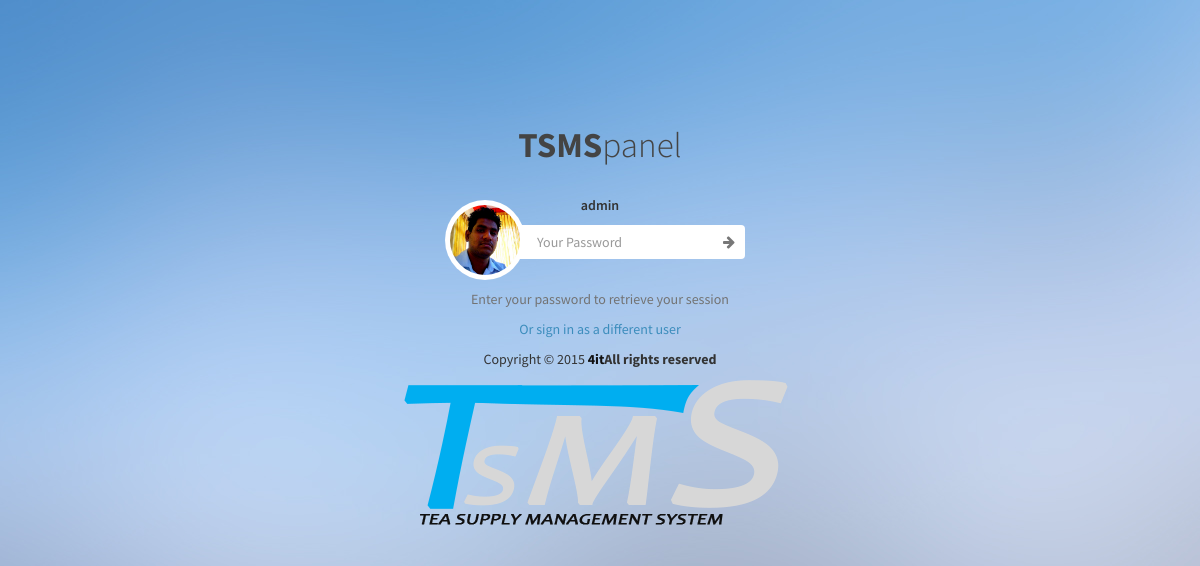
The app's page /lockscreen.php (signed in) with its own data.
### tables this page shows
CREATE TABLE IF NOT EXISTS `users` (
  `id` int(11) NOT NULL AUTO_INCREMENT,
  `username` varchar(20) NOT NULL,
  `password` varchar(64) NOT NULL,
  `salt` varchar(32) NOT NULL,
  `email` varchar(25) NOT NULL,
  `name` varchar(50) NOT NULL,
  `nic` varchar(10) NOT NULL,
  `joined` datetime NOT NULL,
  `gender` varchar(10) NOT NULL,
  `phone` int(11) NOT NULL,
  `groups` int(11) NOT NULL,
  `user_approved` text NOT NULL,
  `progressbar` int(3) NOT NULL,
  `image` varchar(30) NOT NULL,
  PRIMARY KEY (`id`),
  UNIQUE KEY `id` (`id`)
);

### classes/Config.php (called while the page is built)
<?php
class Config {
    public static function get($path = null){
        if(isset($path)){
            $config = $GLOBALS['config'];
            $path = explode('/', $path);
            foreach($path as $bit){
                if(isset($config[$bit])){
                    $config = $config[$bit];
                }
            }
            return $config;
        }
        return false;
    }
}

### classes/DB.php (called while the page is built, shortened)
<?php
class DB {
    private static $_instance = null;
    private     $_pdo,
                $_query,
                $_error = false,
                $_results,
                $_count = 0;
    public function __construct(){
        try{
            $this->_pdo = new PDO('mysql:host='.Config::get('mysql/host').';dbname='.Config::get('mysql/db'), Config::get('mysql/username') , Config::get('mysql/password'));
        }catch(PDOException $e){
            die($e->getMessage());
        }
    }
    public static function getInstance(){
        if(!isset(self::$_instance)){
            self::$_instance = new DB();
        }
        return self::$_instance;
    }
    public function query($sql, $params = array()){
        $this->_error = false;
        if($this->_query = $this->_pdo->prepare($sql)){
            $x = 1;
            if(count($params)){
                foreach($params as $param){
                    $this->_query->bindValue($x, $param);
                    $x++;
                }
            }
            if($this->_query->execute()){
                $this->_results = $this->_query->fetchAll(PDO::FETCH_OBJ);
                $this->_count = $this->_query->rowCount();
            }else{
                $this->_error = true;
            }
        }
        return $this;
    }
    private function action($action, $table, $where = array()){
        if(count($where) === 3){
            $operators = array('=', '>', '<', '>=', '<=');
            $field      = $where[0];
            $operator   = $where[1];
            $value      = $where[2];
            if(in_array($operator, $operators)){
                $sql = "{$action} FROM {$table} WHERE {$field} {$operator} ?";
                if(!$this->query($sql, array($value))->error()){
                    return $this;
                }
            }
        }else {
            $sql = "{$action} FROM {$table}";
            if(!$this->query($sql)->error()) {
                return $this;
            }
        }
        return false;
    }
    public function get($table, $where){
        return $this->action('SELECT *', $table, $where);
    }
    public function error(){
        return $this->_error;
    }
    public function count(){
        return $this->_count;
    }
    public function results(){
        return $this->_results;
    }
    public function first($n = 0){
        return $this->results()[$n];
    }
}

### classes/User.php (called while the page is built, shortened)
<?php
class User {
    private $_db,
            $_data,
            $_sessionName,
            $_cookieName,
            $_loggedIn = false;
    public function __construct($user = null){
        $this->_db = DB::getInstance();
        $this->_sessionName = Config::get('session/session_name');
        if(!$user){
            if(Session::exists($this->_sessionName)){
                $user = Session::get($this->_sessionName);
                if($this->find($user)){
                    $this->_loggedIn = true;
                }else{
                }
            }
        }else{
            $this->find($user);
        }
    }
    public function find($user = null){
        if($user){
            $field = (is_numeric($user)) ? 'id' : 'username';
            $data = $this->_db->get('users', array($field, '=', $user));
            if($data->count()){
                $this->_data = $data->first();
                return true;
            }
        }
        return false;
    }
    public function data(){
        return $this->_data;
    }
}

### classes/Session.php (called while the page is built, shortened)
<?php
class Session {
    public static function exists($name){
        return (isset($_SESSION[$name]))? true: false;
    }
    public static function get($name){
        return $_SESSION[$name];
    }
}

### functions/sanitize.php (called while the page is built)
<?php
function escape($string){
    return htmlentities($string, ENT_QUOTES, 'UTF-8');
}

### lockscreen.php (the view, shortened to what this page needs)
<?php
$user = new User();
?>
<!DOCTYPE html>
<html>
  <head>
    <link rel="stylesheet" href="bootstrap/css/bootstrap.min.css">
    <link rel="stylesheet" href="https://maxcdn.bootstrapcdn.com/font-awesome/4.4.0/css/font-awesome.min.css">
    <link rel="stylesheet" href="https://code.ionicframework.com/ionicons/2.0.1/css/ionicons.min.css">
    <link rel="stylesheet" href="dist/css/AdminLTE.min.css">
  </head>
  <body class="hold-transition lockscreen" style="background-image:url(dist/img/4.jpg)">
    <div class="lockscreen-wrapper">
      <div class="lockscreen-logo">
        <a href="lockscreen.php"><b>TSMS</b>panel</a>
      </div>
      <div class="lockscreen-name"><?php echo escape($user->data()->username);?></div>
      <div class="lockscreen-item">
        <div class="lockscreen-image">
          <img src="<?php echo escape($user->data()->image);?>" alt="User Image">
        </div>
        <form class="lockscreen-credentials" action="" method='post'>
          <div class="input-group">
            <input type="password" class="form-control" name="password" id="password" placeholder="Your Password" required autocomplete=""/>
            <div class="input-group-btn">
              <button type='submit' name="btn-login" class="btn"><i class="fa fa-arrow-right text-muted"></i></button>
            </div>
          </div>
        </form>
      </div>
      <div class="help-block text-center">
        Enter your password to retrieve your session
      </div>
      <div class="text-center">
        <a href="logout.php">Or sign in as a different user</a>
      </div>
      <div class="lockscreen-footer text-center">
        Copyright &copy; 2015 <b><a href="http://4it.lk" class="text-black">4it</a>All rights reserved
      </div>
    </div>
    <center><img src="image/xv.png"></center>
  </body>
</html>

### records on screen
users: username "admin", image (picture)
